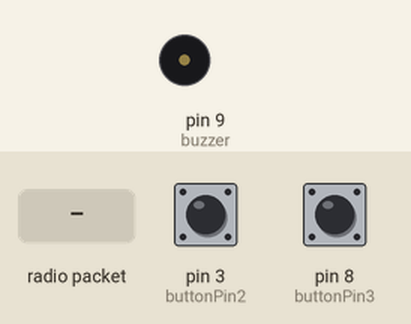
The sketch below on a simulated Arduino Uno, built with avr-gcc and run on an emulated ATmega328P. On the bench: buzzer (waves = sounding, pin HIGH). The test bench sets the inputs (shaded band); at power-on: pin 3 (buttonPin2) LOW, pin 8 (buttonPin3) LOW. No radio packets arrive unless stated; what the sketch prints to the serial monitor is not drawn.

Above: at 1.2 s.
1.3 s: radio packet "21IN" arrives
At 2.35 s:
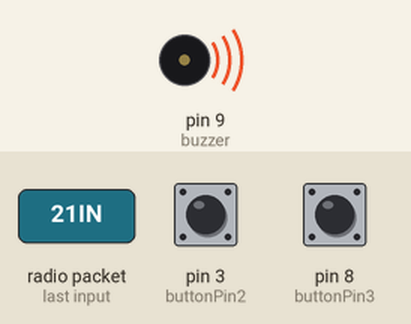
5.5 s: radio packet "1" arrives
At 7.7 s:
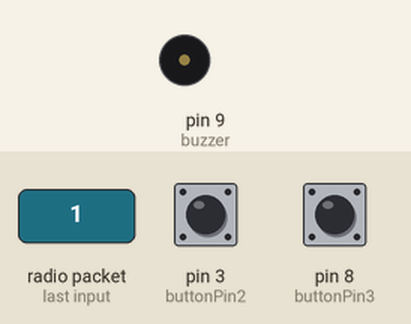
Timing chart, 0 to 9.2 s (numbered marks = the images above; inputs shaded):
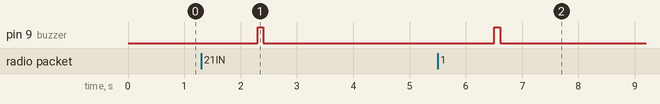

Measured:
- after the input at 1.3 s, pin 9 (buzzer): LOW → HIGH after 1.0 s, → LOW 0.10 s later
- after the input at 5.5 s, pin 9 (buzzer): LOW → HIGH after 1.0 s, → LOW 0.10 s later

The sketch:

LoRa_BusStop_ChooseBusLine.ino
```cpp
//Bus Stop Jaturat
#include <SPI.h>
#include <LoRa.h>

#define NSS_PIN     10
#define NRESET_PIN  2
#define DIO0_PIN    4

String busline21 = "21_IN";
String busline75 = "75_IN";
String busline88 = "88_IN";

// constants won't change. They're used here to set pin numbers:
const int buttonPin1 = 2;     // the number of the pushbutton pin
const int buttonPin2 = 3;     // the number of the pushbutton pin
const int buttonPin3 = 8;     // the number of the pushbutton pin
const int buzzer = 9;         // buzzer pin

// variables will change:
int buttonState1 = 0;         // variable for reading the pushbutton status
int buttonState2 = 0;         // variable for reading the pushbutton status
int buttonState3 = 0;         // variable for reading the pushbutton status
int packetSize;

void Beep(){
  digitalWrite(buzzer,HIGH);
  delay(100);
  digitalWrite(buzzer,LOW);
}
void longBeep(){
  digitalWrite(buzzer,HIGH);
  delay(1000);
  digitalWrite(buzzer,LOW);
}

void BeepBeep(){
  Beep();
  delay(100);
  longBeep();
}

void setup() {
  Serial.begin(9600);
  while (!Serial);
  Serial.println("LoRa Node - Receiver");
  Serial.println("LoRa Node - Sender");
  LoRa.setPins(NSS_PIN, NRESET_PIN, DIO0_PIN);
  if (!LoRa.begin(915E6))
  {
   Serial.println("Starting LoRa failed!");
    while(1);
  }
  pinMode(buttonPin1, INPUT);
  pinMode(buttonPin2, INPUT);
  pinMode(buttonPin3, INPUT);
  pinMode(buzzer, OUTPUT);
  }

void loop() {
  // read the state of the pushbutton value:
  buttonState1 = digitalRead(buttonPin1);
  buttonState2 = digitalRead(buttonPin2);
  buttonState3 = digitalRead(buttonPin3);

  //Recieve LoRa
  int packetSize = LoRa.parsePacket();
  if (packetSize > 0) {
    // received a packet
    Serial.println();
    Serial.print("Received packet '");
    // read packet

    while (LoRa.available()) {
      Serial.print((String)LoRa.readString());
      if(LoRa.packetRssi() >=-70){
        BeepBeep();
        Beep();
      }
      else if(LoRa.packetRssi() >= -120 && LoRa.packetRssi() <= -71){
        Beep();
      }
      String Receivsig = LoRa.readString();
      if (Receivsig == "21IN"){
        longBeep();
      }
      else if (Receivsig == "75IN"){
        longBeep();
      }
      else if (Receivsig == "88IN"){
        longBeep();
      }

    }
      Serial.print("' with RSSI ");
      Serial.println(LoRa.packetRssi());
  }
    // check if the pushbutton is pressed. If it is, the buttonState is HIGH:
  if (buttonState1 == HIGH) {
    LoRa.beginPacket();
    LoRa.print(busline21);
    LoRa.endPacket();
    Serial.print("Send '");
    Serial.print(busline21);
    Serial.print("'");
    Serial.println();
    //longBeep();
    delay(500);
  }
  if (buttonState2 == HIGH) {
    LoRa.beginPacket();
    LoRa.print(busline75);
    LoRa.endPacket();
    Serial.print("Send '");
    Serial.print(busline75);
    Serial.print("'");
    Serial.println();
    //longBeep();
    delay(500);
  }
  if (buttonState3 == HIGH) {
    LoRa.beginPacket();
    LoRa.print(busline88);
    LoRa.endPacket();
    Serial.print("Send '");
    Serial.print(busline88);
    Serial.print("'");
    Serial.println();
    //longBeep();
    delay(500);
  }

delay(10);
}
```
